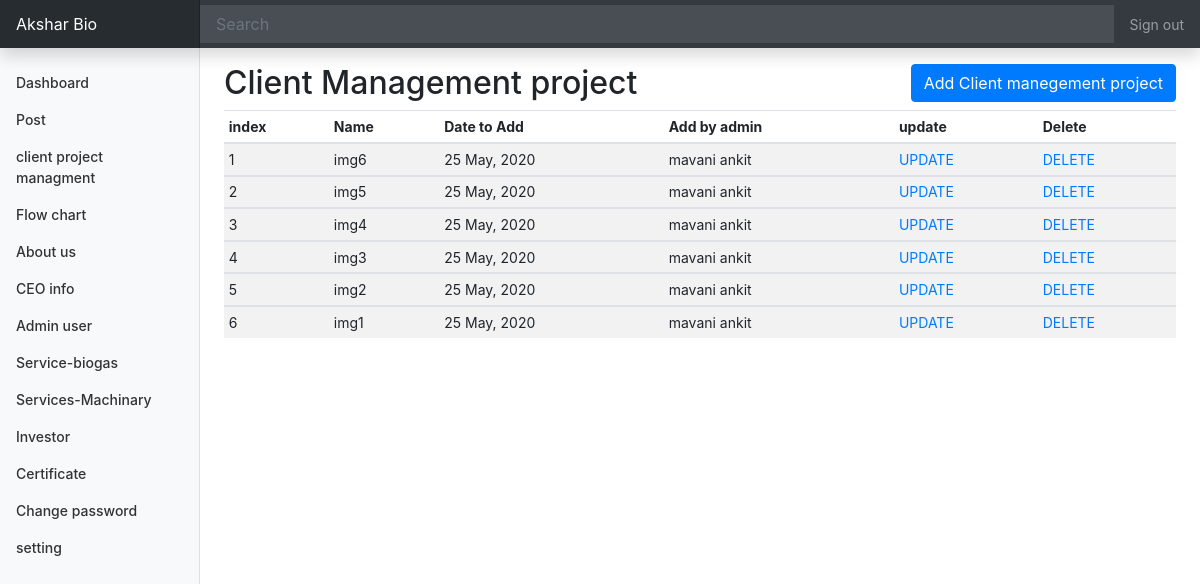
The app's page /Admin/client-project-management.php (signed in) with its own data.
### tables this page shows
CREATE TABLE `client_project_management` (
  `cpm_id` int(10) NOT NULL,
  `cpm_name` varchar(30) NOT NULL,
  `cpm_image` varchar(30) NOT NULL,
  `cpm_add_by` varchar(30) NOT NULL,
  `cpm_date` varchar(30) NOT NULL
);

### Admin/client-project-management.php (the view, shortened to what this page needs)
<!doctype html>
<html lang="en">
<?php include "header.php"; ?>
<body>
    <?php include "nav-bar.php"; ?>
    <div class="container-fluid">
        <div class="row">
            <?php include "slide-bar.php"; ?>
            <main role="main" class="col-md-9 ml-sm-auto col-lg-10 px-md-4">
                <div class="row mt-3">
                    <h2 class="col-6">Client Management project</h2>
                    <div class="col-6 text-right"> <a class="btn btn-primary text-right" href="add-cpm.php"
                            role="button">Add
                            Client manegement project</a></div>
                </div>
                <div class="table-responsive">
                    <table class="table table-striped table-sm">
                        <?php
                        include "config.php";
                        $sql = "SELECT * FROM client_project_management ORDER BY cpm_id DESC";
                        $result = mysqli_query($conn, $sql) or die("Query Failed.");
                        if (mysqli_num_rows($result) > 0) {
                            $index = 1;
                        ?>
                        <thead>
                            <tr>
                                <th>index</th>
                                <th>Name</th>
                                <th>Date to Add</th>
                                <th>Add by admin</th>
                                <th>update</th>
                                <th>Delete</th>
                            </tr>
                        </thead>
                        <?php while ($row = mysqli_fetch_assoc($result)) { ?>
                        <tbody>
                            <tr>
                                <td><?php echo $index;
                                            $index++; ?></td>
                                <td><?php echo $row['cpm_name'] ?></td>
                                <td><?php echo $row['cpm_date'] ?></td>
                                <td><?php echo $row['cpm_add_by'] ?></td>
                                <td><a href="update-cpm.php?id=<?php echo $row['cpm_id']; ?>">UPDATE</a></td>
                                <td><a onclick="return confirm('Please click on OK to continue.');"
                                        href="delete-cpm.php?id=<?php echo $row['cpm_id']; ?>">DELETE</a></td>
                            </tr>
                        </tbody><?php } ?>
                        <?php } else {
                            echo "<h3>No Results Found.</h3>";
                        } ?>
                    </table>
            </main>
        </div>
    </div>
</body>
</html>

### Admin/design/dashboard.css (style rules this page uses)
body { font-size: .875rem; }

### records on screen
client_project_management: cpm_name "img6", cpm_date "25 May, 2020", cpm_add_by "mavani ankit"
client_project_management: cpm_name "img5", cpm_date "25 May, 2020", cpm_add_by "mavani ankit"
client_project_management: cpm_name "img4", cpm_date "25 May, 2020", cpm_add_by "mavani ankit"
client_project_management: cpm_name "img3", cpm_date "25 May, 2020", cpm_add_by "mavani ankit"
client_project_management: cpm_name "img2", cpm_date "25 May, 2020", cpm_add_by "mavani ankit"
client_project_management: cpm_name "img1", cpm_date "25 May, 2020", cpm_add_by "mavani ankit"
